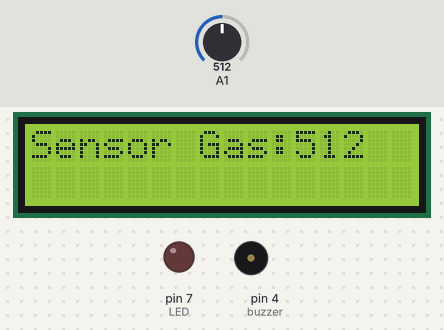
This sketch was run on a simulated Arduino Uno, built with avr-gcc and run on an emulated ATmega328P. Shown: 16×2 character LCD, output pins drawn as LEDs (lit = HIGH), buzzer (waves = sounding). The inputs (shaded band) are chosen by the test bench; at power-on: A1 = 512. What the sketch prints to the serial monitor is not drawn.

Above: at 1.6 s.
1.7 s: A1 set to 307
At 3.7 s:
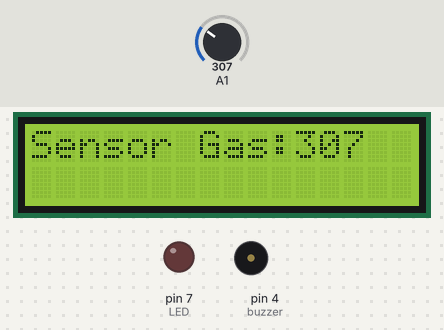
4.6 s: A1 set to 292
At 7.32 s:
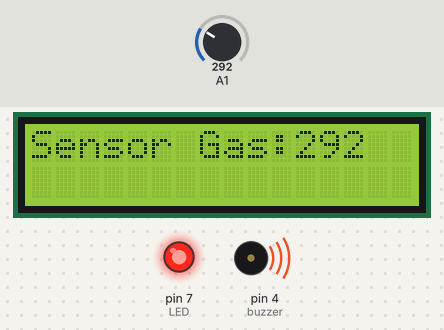
9.3 s: A1 set to 306
At 14.1 s:
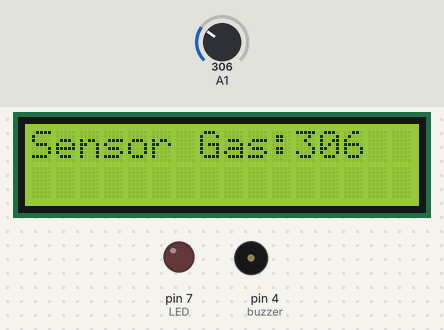
Timing chart, 0 to 15.6 s (numbered marks = the images above; inputs shaded):
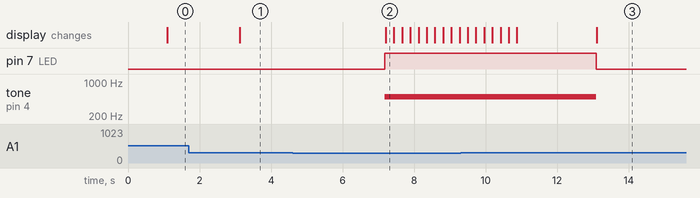

The sketch:

stoker-flame-sensor.ino
```cpp
#include <Wire.h>
#include <LiquidCrystal_I2C.h>
#define buzzer 4

LiquidCrystal_I2C lcd(0x27, 16, 2);

int valorsensorgas;
int LED = 7;

// Tentukan batas bawah dan atas untuk deteksi gas
const int gasThresholdLow = 300;
const int gasThresholdHigh = 1000;

void setup() {
  pinMode(LED, OUTPUT);
  lcd.init();
  lcd.backlight();
  Serial.begin(9600);
  pinMode(buzzer, OUTPUT);
}

void loop() {
  valorsensorgas = analogRead(A1);
  delay(1000);

  lcd.clear();
  lcd.setCursor(0, 0);
  lcd.print("Sensor Gas:");
  lcd.print(valorsensorgas, 1);
  Serial.print(valorsensorgas);
  Serial.println();

  // Cek apakah nilai sensor gas berada di luar rentang tertentu
  if (valorsensorgas < gasThresholdLow || valorsensorgas > gasThresholdHigh) {
    digitalWrite(LED, HIGH); // Nyalakan LED
    tone(buzzer, 500); // Bunyi buzzer
    scrollText("GAS BERBAHAYA!");
  } else {
    digitalWrite(LED, LOW); // Matikan LED
    noTone(buzzer); // Matikan buzzer
    lcd.setCursor(0, 1);
    lcd.print("                ");
  }
  delay(1000);
}

void scrollText(String message) {
  int len = message.length();
  // Scroll text
  for (int pos = 0; pos <= 16; pos++) {
    lcd.setCursor(0, 0);
    lcd.print("Sensor Gas:");
    lcd.print(valorsensorgas, 1);

    lcd.setCursor(16 - pos, 1);
    lcd.print(message);
    if (pos > 0) {
      lcd.setCursor(16 - pos - 1, 1);
      lcd.print(" ");
    }
    delay(200);
  }
}
```

Measured:
- the behaviour switches between 300 and 299 on A1 (found by bisection; images 1 and 2)
- after the input at 1.7 s, the display: changes after 1.4 s (image 1)
- after the input at 4.6 s, pin 7 (LED): LOW → HIGH after 2.6 s; tone on pin 4 (buzzer): silent → 500 Hz after 2.6 s; the display: changes after 2.6 s (image 2)
- after the input at 9.3 s, pin 7 (LED): HIGH → LOW after 3.8 s; tone on pin 4 (buzzer): 500 Hz → silent after 3.8 s; the display: first differs from a run without the input after 3.8 s (image 3)
